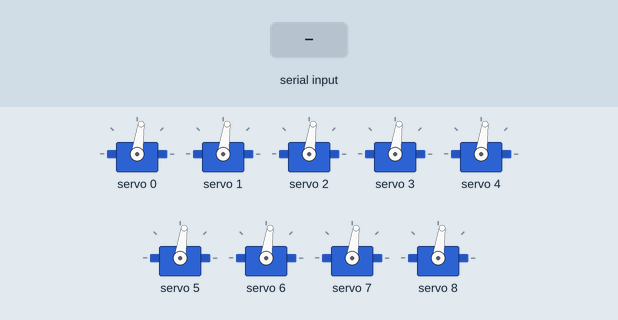
This sketch was run on a simulated Arduino Uno, built with avr-gcc and run on an emulated ATmega328P. Shown: 9 × servo. Inputs (shaded band) come from the test bench. What the sketch prints to the serial monitor is not drawn.

Above: at 1.2 s.
1.3 s: "90,45\n" received over Serial
At 4.12 s:
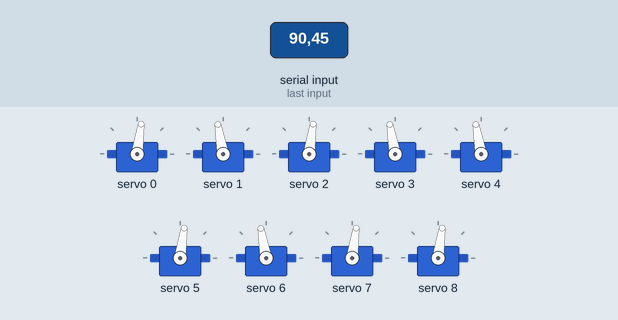
4.3 s: "30,150\n" received over Serial
At 7.26 s:
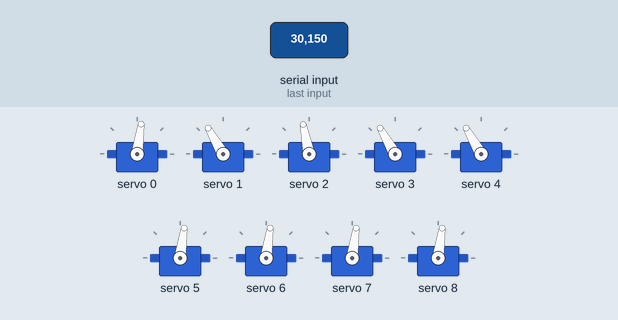
7.3 s: "5\n" received over Serial
At 9.09 s:
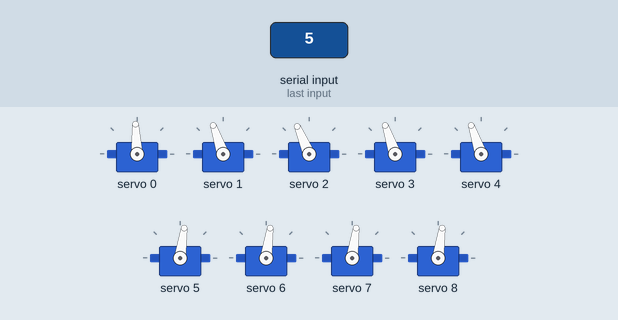
10.3 s: "90\n" received over Serial
At 13.28 s:
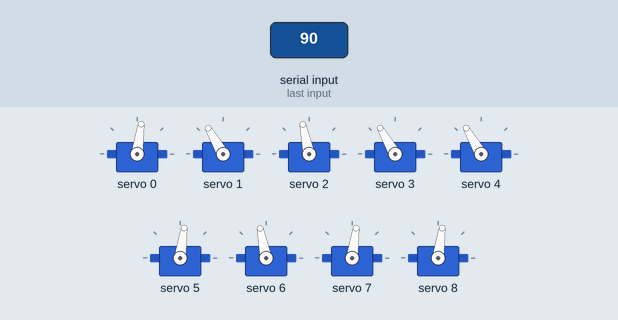
13.3 s: "200\n" received over Serial
At 15.24 s:
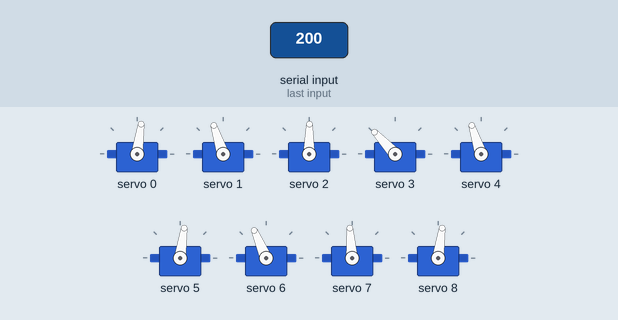
16.3 s: "90,45\n" received over Serial
Timing chart, 0 to 20.3 s (numbered marks = the images above; inputs shaded):
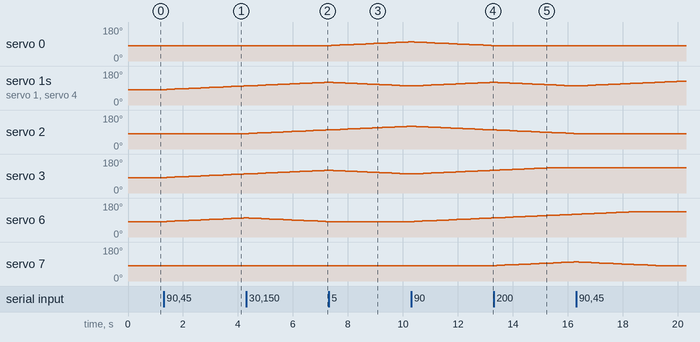

The sketch:

grid_pi.ino
```cpp
#include <Wire.h>
#include <Adafruit_PWMServoDriver.h>

Adafruit_PWMServoDriver pwm = Adafruit_PWMServoDriver();

const uint8_t N = 9;
const uint8_t CH[N] = {0,1,2,3,4,5,6,7,8};

const int MIN_US = 1390;
const int MAX_US = 1940;

const int SPEED_US_PER_SEC = 130;
const int UPDATE_MS = 15;

int current_us[N];
int target_us[N];

unsigned long lastUpdate = 0;

uint16_t usToCounts(int us) {
  long counts = (long)us * 4096L / 20000L; // 20ms at 50Hz
  if (counts < 0) counts = 0;
  if (counts > 4095) counts = 4095;
  return (uint16_t)counts;
}

void writeChannel(uint8_t ch, int us) {
  pwm.setPWM(ch, 0, usToCounts(us));
}

bool stepAllTowardTargets() {
  unsigned long now = millis();
  if (now - lastUpdate < (unsigned long)UPDATE_MS) return false;
  lastUpdate = now;

  int step = (SPEED_US_PER_SEC * UPDATE_MS) / 1000;
  if (step < 1) step = 1;

  for (uint8_t i = 0; i < N; i++) {
    if (current_us[i] < target_us[i]) {
      current_us[i] += step;
      if (current_us[i] > target_us[i]) current_us[i] = target_us[i];
      writeChannel(CH[i], current_us[i]);
    } else if (current_us[i] > target_us[i]) {
      current_us[i] -= step;
      if (current_us[i] < target_us[i]) current_us[i] = target_us[i];
      writeChannel(CH[i], current_us[i]);
    }
  }
  return true;
}

// Apply mask bits to targets:
// bit i = 1 => MAX_US, bit i = 0 => MIN_US
void applyMaskToTargets(uint16_t mask) {
  for (uint8_t i = 0; i < N; i++) {
    if (mask & (1 << i)) target_us[i] = MAX_US;
    else                target_us[i] = MIN_US;
  }
}

void setup() {
  Serial.begin(9600);

  pwm.begin();
  pwm.setPWMFreq(50);

  for (uint8_t i = 0; i < N; i++) {
    current_us[i] = MIN_US;
    target_us[i]  = MIN_US;
    writeChannel(CH[i], current_us[i]);
  }

  Serial.println("READY");
}

void loop() {
  // Expect a line like: 0..511 then '\n'
  if (Serial.available()) {
    String line = Serial.readStringUntil('\n');
    line.trim();
    if (line.length() > 0) {
      long m = line.toInt(); // 0..511
      if (m < 0) m = 0;
      if (m > 511) m = 511;
      applyMaskToTargets((uint16_t)m);
    }
  }

  // Always ease toward latest targets
  stepAllTowardTargets();
}
```

Measured:
- after the input at 1.3 s, servo 1, servo 3, servo 4, servo 6: moves from 82° to 101° over 2.8 s, starting after 0.10 s
- after the input at 4.3 s, servo 2: moves from 82° to 101° over 2.8 s, starting after 0.10 s
- after the input at 7.3 s, servo 0: moves from 82° to 101° over 2.8 s, starting after 0.09 s
- after the input at 10.3 s, servo 6: moves from 82° to 101° over 2.8 s, starting after 0.11 s
- after the input at 13.3 s, servo 7: moves from 82° to 101° over 2.8 s, starting after 0.11 s
